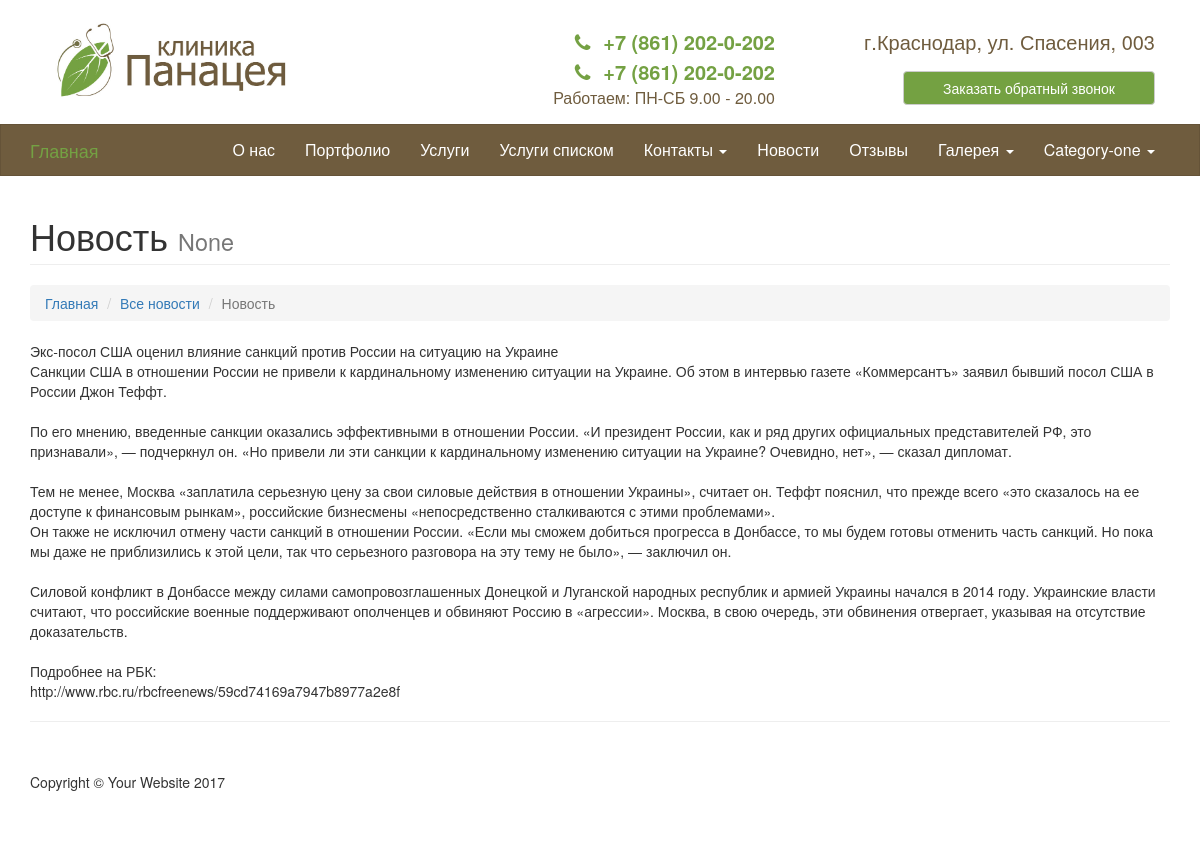
Before: /news/eks-posol-ssha-ocenil-vliyanie-sankcij-protiv-ross/ with the older database file.
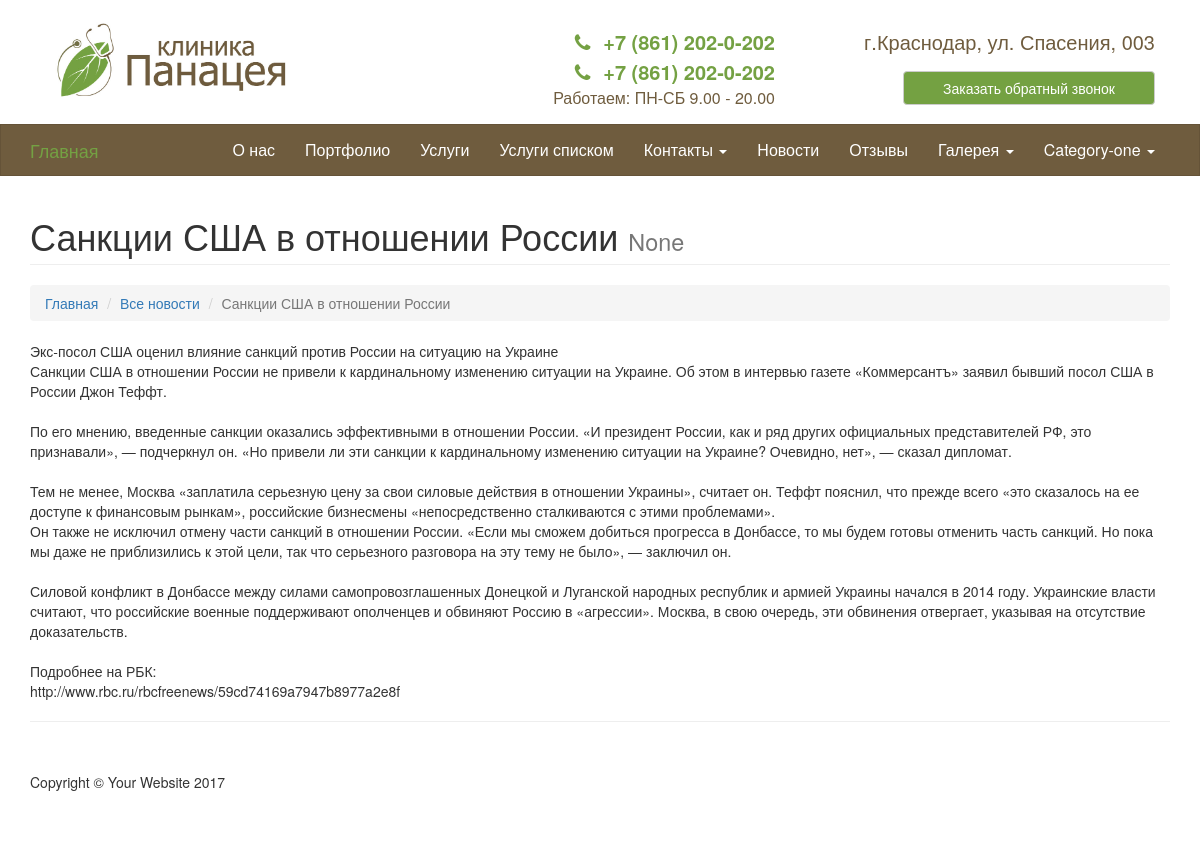
After: the same page with the newer database file.
### news/models.py (models this page shows, shortened)
class News(CommonMain):
    image = models.ImageField(null=True, blank=True, verbose_name="Изображение",
                              help_text="Выберите изображение новости")
    min_image = models.ImageField(null=True, blank=True, verbose_name="Миниатюра",
                                  help_text="Выберите миниатюру новости")
    name = models.CharField(max_length=250, verbose_name="Название новости", default="Новость")
    brief = models.CharField(max_length=500, verbose_name="Краткое описание",
                             null=True, blank=True, help_text="Не более 500 знаков")
    class Meta:
        verbose_name_plural = "Новости"

### news/views.py (the view)
# urls.py: url(r'^news/(?P<slug>[-\w]+)/$', main.News.as_view(), name='news-detail'),
class News(DetailView):
    queryset = main.News.objects.order_by('number')
    context_object_name = 'page'
    template_name = 'news.html'

### main/models.py (called while the page is built)
    def get_page_one_url(self):
        return reverse('page-style-one', kwargs={'type_page': self.type_page, 'slug': self.slug})

    def get_page_two_url(self):
        return reverse('page-style-two', kwargs={'type_page': self.type_page, 'slug': self.slug})

    def get_page_three_url(self):
        return reverse('page-style-three', kwargs={'type_page': self.type_page, 'slug': self.slug})

    def get_page_four_url(self):
        return reverse('page-style-four', kwargs={'type_page': self.type_page, 'slug': self.slug})

    def get_page_five_url(self):
        return reverse('page-style-five', kwargs={'type_page': self.type_page, 'slug': self.slug})

### green/templates/news.html
{% extends 'base.html' %}
{% block content %}
        <div class="row">
            <div class="col-lg-12">
                <h1 class="page-header">{{ page.name }}
                    <small>{{ page.date }}</small>
                </h1>
                <ol class="breadcrumb">
                    <li><a href="{% url 'index' %}">Главная</a>
                    </li>
                    <li><a href="{% url 'news' %}">Все новости</a>
                    </li>
                    <li class="active">{{ page.name }}</li>
                </ol>
            </div>
        </div>
    {{ page.content|safe }}
{% endblock %}

Changed rows visible on the page:
changed News "None": name "Новость" → "Санкции США в отношении России"
